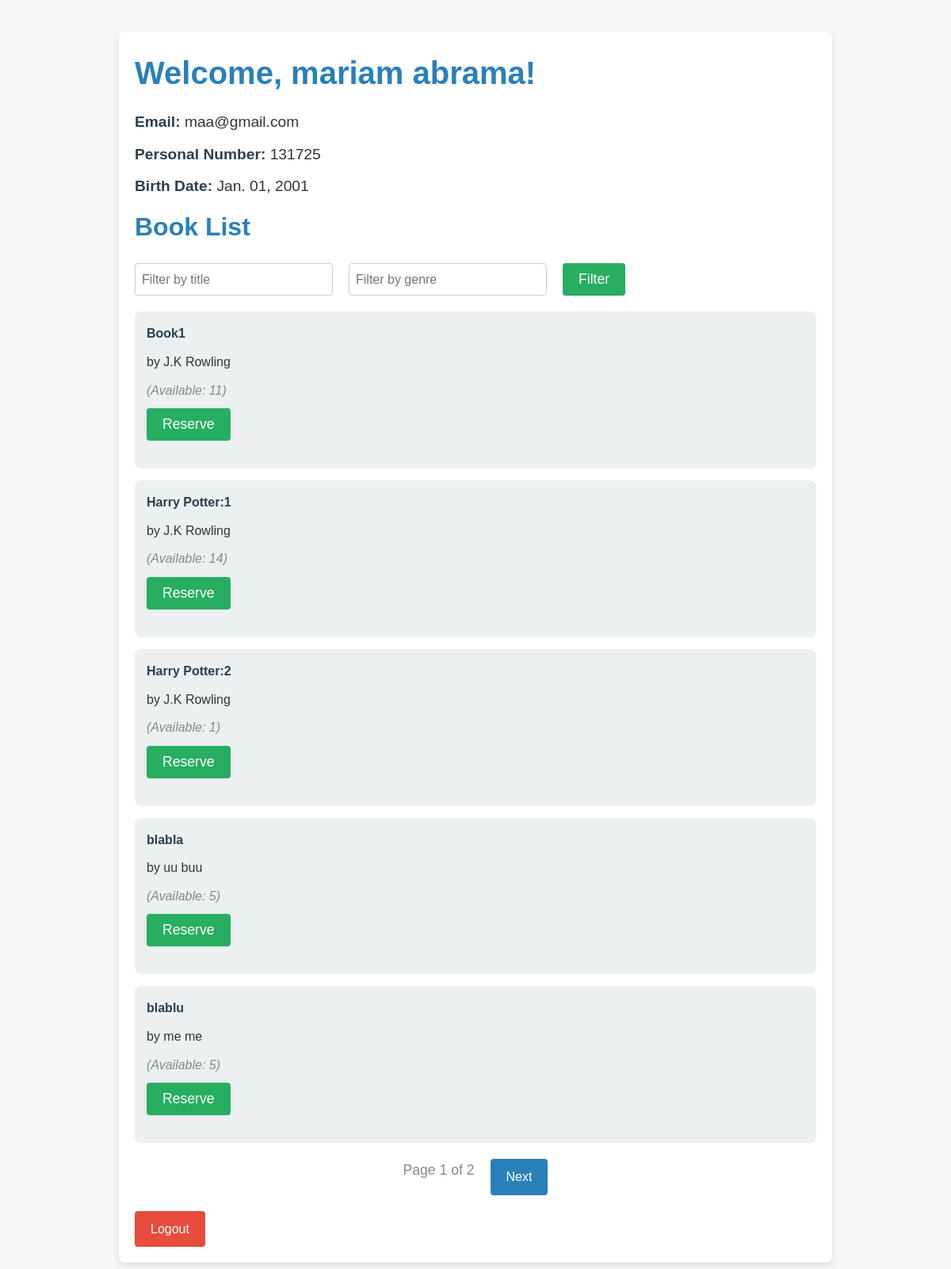
The page /users/profile/ (signed in) on the database its author committed.
### users/models.py (models this page shows, shortened)
class CustomUser(AbstractUser):
    is_staff = models.BooleanField(default=False)
    email = models.EmailField(unique=True)
    personal_number = models.CharField(max_length=11, unique=True)
    birth_date = models.DateField(null=True, blank=True)
    full_name = models.CharField(max_length=100)
    username = None
    is_employee = models.BooleanField(default=False)
    USERNAME_FIELD = 'email'
    REQUIRED_FIELDS = ['personal_number', 'birth_date', 'full_name']

### books/models.py (models this page shows, shortened)
class Book(models.Model):
    title = models.CharField(max_length=200)
    author = models.ForeignKey(
        Author, on_delete=models.SET_NULL, null=True, default=get_default_author
    )
    genre = models.ManyToManyField(Genre, related_name='books')
    publication_date = models.DateField()
    stock_quantity = models.PositiveIntegerField()

class Author(models.Model):
    first_name = models.CharField(max_length=100, default='Unknown')
    last_name = models.CharField(max_length=100, default='unknown')

### books/views.py (the view)
# urls.py: path('profile/', views.user_profile_and_books, name='profile'),
@login_required
def user_profile_and_books(request):
    user = request.user
    books = Book.objects.all().order_by('title')
    title = request.GET.get('title', '')
    genre = request.GET.get('genre', '')
    if title:
        books = books.filter(title__icontains=title)
    if genre:
        books = books.filter(genre__name__icontains=genre)
    paginator = Paginator(books, 5)  # 5 books per page
    page_number = request.GET.get('page', 1)
    page_obj = paginator.get_page(page_number)
    return render(request, 'users/profile.html', {'user': user, 'books': page_obj})

### users/templates/users/profile.html (shortened to what this page needs)
<!DOCTYPE html>
<html>
<head>
    {% load static %}
    <link rel="stylesheet" href="{% static 'profile.css' %}">
</head>
<body>
    <div class="profile-container">
        <h1>Welcome, {{ user.full_name }}!</h1>
        <p><strong>Email:</strong> {{ user.email }}</p>
        <p><strong>Personal Number:</strong> {{ user.personal_number }}</p>
        <p><strong>Birth Date:</strong> {{ user.birth_date|date:"M. d, Y" }}</p>
        <h2>Book List</h2>
        <form method="get">
            <input type="text" name="title" placeholder="Filter by title" value="{{ request.GET.title }}">
            <input type="text" name="genre" placeholder="Filter by genre" value="{{ request.GET.genre }}">
            <button type="submit">Filter</button>
        </form>
        <ul>
            {% for book in books %}
                <li {% if book.stock_quantity == 0 %} class="out-of-stock" {% endif %}>
                    <strong>{{ book.title }}</strong> by {{ book.author.first_name }} {{ book.author.last_name }}
                    {% if book.stock_quantity > 0 %}
                        <em>(Available: {{ book.stock_quantity }})</em>
                    {% else %}
                        <em>(Out of Stock)</em>
                    {% endif %}
                    {% if book.stock_quantity > 0 %}
                        <form method="post" action="{% url 'reserve_book_api' book.id %}">
                            <button type="submit">Reserve</button>
                        </form>
                    {% endif %}
                </li>
            {% empty %}
                <li>No books available.</li>
            {% endfor %}
        </ul>
        <div class="pagination">
            <span>Page {{ books.number }} of {{ books.paginator.num_pages }}</span>
            {% if books.has_next %}
                <a href="?page={{ books.next_page_number }}{% if request.GET.title %}&title={{ request.GET.title }}{% endif %}{% if request.GET.genre %}&genre={{ request.GET.genre }}{% endif %}">Next</a>
            {% endif %}
        </div>
        <a href="{% url 'login' %}">Logout</a>
    </div>
</body>
</html>

### library_management_system/static/profile.css (style rules this page uses)
* { margin: 0; padding: 0; box-sizing: border-box; font-family: 'Arial', sans-serif; }
body { background-color: #f4f7f6; color: #333; font-size: 16px; line-height: 1.6; padding: 20px; }
.profile-container { background-color: white; max-width: 900px; margin: 20px auto; padding: 20px; border-radius: 8px; box-shadow: 0 4px 8px rgba(0, 0, 0, 0.1); }
h1 { font-size: 2.5em; color: #2980b9; margin-bottom: 15px; }
h2 { font-size: 2em; color: #2980b9; margin-bottom: 20px; }
.profile-container p { font-size: 1.2em; margin: 10px 0; }
strong { color: #2c3e50; }
input[type="text"] { padding: 8px; margin-right: 10px; border: 1px solid #ccc; border-radius: 4px; width: 250px; font-size: 1em; color: #333; transition: border-color 0.3s; }
button[type="submit"] { padding: 8px 15px; border: none; background-color: #2980b9; color: white; border-radius: 4px; font-size: 1em; cursor: pointer; transition: background-color 0.3s; }
form { display: flex; margin-bottom: 20px; gap: 10px; }
form input[type="text"] { width: 100%; max-width: 250px; }
form button[type="submit"] { width: auto; padding: 10px 20px; font-size: 1.1em; }
ul { list-style-type: none; padding: 0; }
li { background-color: #ecf0f1; margin: 15px 0; padding: 15px; border-radius: 8px; display: flex; flex-direction: column; gap: 10px; }
li em { font-style: italic; color: #7f8c8d; }
form button[type="submit"] { background-color: #27ae60; color: white; padding: 10px 20px; border-radius: 4px; cursor: pointer; transition: background-color 0.3s; }
.pagination { display: flex; justify-content: center; margin-top: 20px; }
.pagination a { text-decoration: none; background-color: #2980b9; color: white; padding: 10px 20px; margin: 0 10px; border-radius: 4px; transition: background-color 0.3s; }
.pagination span { font-size: 1.1em; color: #7f8c8d; margin: 0 10px; }
a { display: inline-block; background-color: #e74c3c; color: white; padding: 10px 20px; margin-top: 20px; text-decoration: none; border-radius: 4px; text-align: center; transition: background-color 0.3s ease; }

### rows shown on the page
CustomUser: full_name "mariam abrama", email "maa@gmail.com", personal_number "131725", birth_date "Jan. 01, 2001"
Book: title "Book1", author.first_name "J.K", author.last_name "Rowling", stock_quantity "11", shows "Reserve"
Book: title "Harry Potter:1", author.first_name "J.K", author.last_name "Rowling", stock_quantity "14", shows "Reserve"
Book: title "Harry Potter:2", author.first_name "J.K", author.last_name "Rowling", stock_quantity "1", shows "Reserve"
Book: title "blabla", author.first_name "uu", author.last_name "buu", stock_quantity "5", shows "Reserve"
Book: title "blablu", author.first_name "me", author.last_name "me", stock_quantity "5", shows "Reserve"

### other values the page prints
{{ books.number }} "1"
{{ books.paginator.num_pages }} "2"
